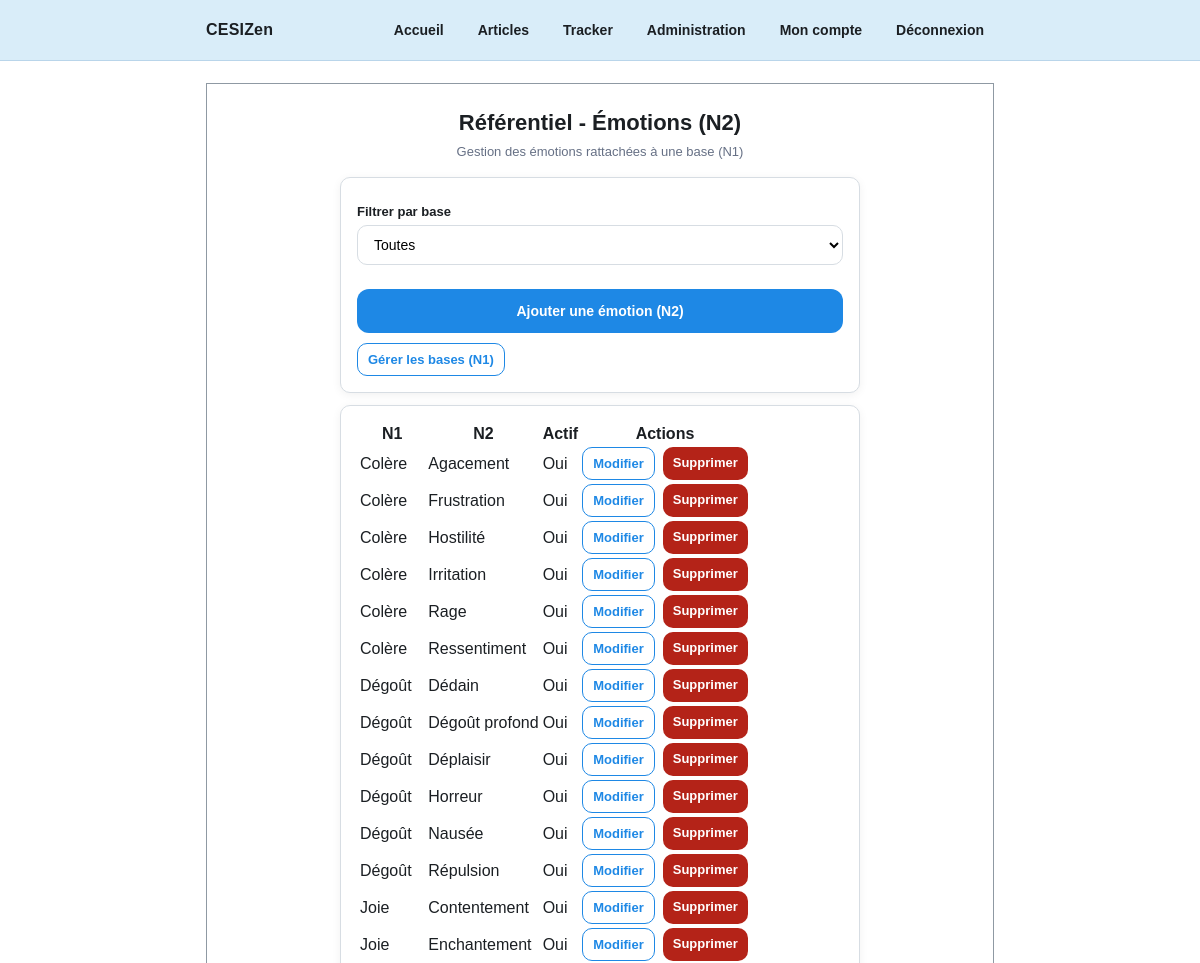
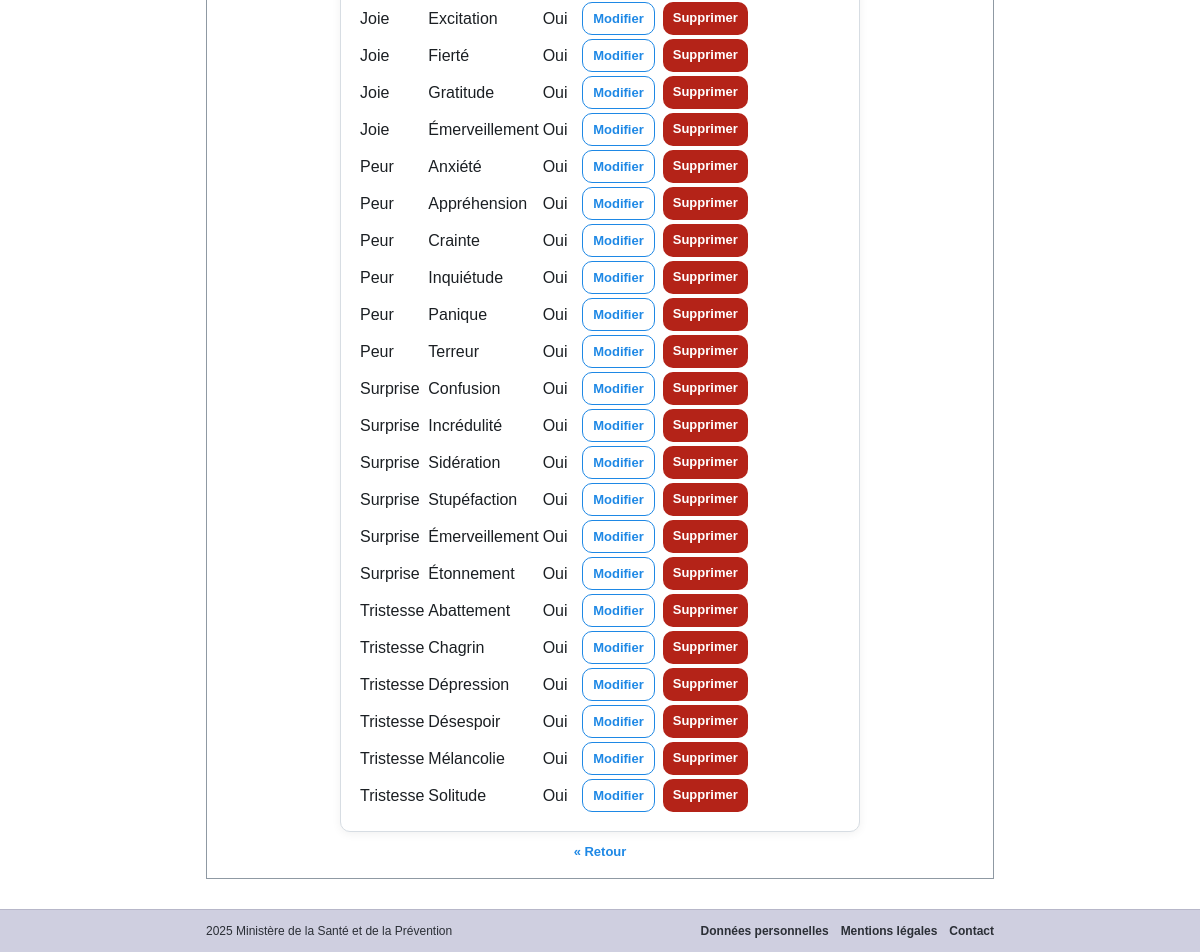
The page /tracker/ref/emotion/ (signed in) on the database its author committed (2 pictures, top to bottom).
### emotions/models.py (models this page shows, shortened)
class Emotion(models.Model):
    base = models.ForeignKey(EmotionBase, on_delete=models.CASCADE, related_name="emotions")
    libelle = models.CharField(max_length=60)
    actif = models.BooleanField(default=True)
    class Meta:
        unique_together = ("base", "libelle")

class EmotionBase(models.Model):
    libelle = models.CharField(max_length=60, unique=True)
    actif = models.BooleanField(default=True)

### emotions/views_admin.py (the view)
# urls.py: path("ref/emotion/", views_admin.emotion_list, name="emotion_list"),
@user_passes_test(is_admin)
def emotion_list(request):
    base_id = request.GET.get("base")
    qs = Emotion.objects.select_related("base").order_by("base__libelle", "libelle")
    if base_id:
        qs = qs.filter(base_id=base_id)
    bases = EmotionBase.objects.order_by("libelle")
    return render(request, "emotions/admin/emotion_list.html", {
        "emotions": qs,
        "bases": bases,
        "base_id": base_id,
    })

### accounts/context_processors.py (called while the page is built)
def admin_context(request):
    return {"is_admin_user": is_admin(request.user)}

### accounts/permissions.py (called while the page is built)
def is_admin(user):
    return user.is_authenticated and (user.is_staff or user.groups.filter(name="ADMIN").exists())

### templates/emotions/admin/emotion_list.html (shortened to what this page needs)
{% extends "base.html" %}
{% block content %}
  <div class="center">
    <h1>Référentiel - Émotions (N2)</h1>
    <p class="subtitle">Gestion des émotions rattachées à une base (N1)</p>
  </div>
  <div class="card">
    <div class="row">
      <div>
        <label>Filtrer par base</label>
        <form method="get">
          <select name="base" onchange="this.form.submit()">
            <option value="">Toutes</option>
          </select>
        </form>
      </div>
      <div style="display:flex;align-items:end;">
        <a class="btn btn-primary" href="{% url 'emotion_add' %}">Ajouter une émotion (N2)</a>
      </div>
    </div>
    <div style="margin-top:10px;">
      <a class="btn btn-secondary btn-sm" href="{% url 'base_list' %}">Gérer les bases (N1)</a>
    </div>
  </div>
  <div style="height:12px;"></div>
  <div class="card">
    {% if emotions %}
      <table>
        <thead>
          <tr>
            <th>N1</th>
            <th>N2</th>
            <th>Actif</th>
            <th>Actions</th>
          </tr>
        </thead>
        <tbody>
          {% for e in emotions %}
            <tr>
              <td>{{ e.base.libelle }}</td>
              <td>{{ e.libelle }}</td>
              <td>{{ e.actif|yesno:"Oui,Non" }}</td>
              <td style="display:flex;gap:8px;flex-wrap:wrap;">
                <a class="btn btn-secondary btn-sm" href="{% url 'emotion_edit' e.id %}">Modifier</a>
                <a class="btn btn-danger btn-sm" href="{% url 'emotion_delete' e.id %}">Supprimer</a>
              </td>
            </tr>
          {% endfor %}
        </tbody>
      </table>
    {% else %}
      <p class="subtitle">Aucune émotion N2.</p>
    {% endif %}
  </div>
  <div class="center">
    <a class="backlink" href="{% url 'tracker_list' %}">&laquo; Retour</a>
  </div>
{% endblock %}

### templates/base.html (style rules this page uses)
:root { --header-bg:#d9edf9; --footer-bg:#cfcfe0; --primary:#1e88e5; --primary-dark:#176fbe; --text:#1b1f23; --muted:#667085; --border:#d7dde3; --card:#ffffff; --page-bg:#ffffff; --shadow: 0 2px 10px rgba(0,0,0,.06); --radius: 10px; --maxw: 820px; }
* { box-sizing:border-box; }
body { margin:0; font-family: Arial, sans-serif; color:var(--text); background:var(--page-bg); min-height:100vh; display:flex; flex-direction:column; }
.center { text-align:center; }
h1 { margin:0 0 8px; font-size:22px; }
.subtitle { margin:0 0 18px; color:var(--muted); font-size:13px; }
.card { max-width:520px; margin:0 auto; background:var(--card); border:1px solid var(--border); border-radius:var(--radius); padding:16px; box-shadow:var(--shadow); }
form { margin:0; }
label { display:block; font-weight:700; margin:10px 0 6px; font-size:13px; }
input, select, textarea { width:100%; padding:10px 12px; border:1px solid var(--border); border-radius:10px; outline:none; font-size:14px; background:#fff; }
.row { display:grid; grid-template-columns: 1fr; gap:12px; }
.btn { display:inline-block; border:none; border-radius:12px; padding:14px 16px; font-weight:800; cursor:pointer; text-decoration:none; text-align:center; font-size:14px; }
.btn-primary { background:var(--primary); color:#fff; width:100%; margin-top:12px; }
.backlink { display:inline-block; margin-top:12px; font-size:13px; color:var(--primary); text-decoration:none; font-weight:700; }
.btn-sm { padding:8px 10px; border-radius:10px; font-size:13px; font-weight:800; width:auto; }
.btn-secondary { background:#fff; border:1px solid var(--primary); color:var(--primary); }
.btn-danger { background:#b42318; color:#fff; }

### rows shown on the page
Emotion: base.libelle "Colère", libelle "Agacement", actif "Oui"
Emotion: base.libelle "Colère", libelle "Frustration", actif "Oui"
Emotion: base.libelle "Colère", libelle "Hostilité", actif "Oui"
Emotion: base.libelle "Colère", libelle "Irritation", actif "Oui"
Emotion: base.libelle "Colère", libelle "Rage", actif "Oui"
Emotion: base.libelle "Colère", libelle "Ressentiment", actif "Oui"
Emotion: base.libelle "Dégoût", libelle "Dédain", actif "Oui"
Emotion: base.libelle "Dégoût", libelle "Dégoût profond", actif "Oui"
Emotion: base.libelle "Dégoût", libelle "Déplaisir", actif "Oui"
Emotion: base.libelle "Dégoût", libelle "Horreur", actif "Oui"
Emotion: base.libelle "Dégoût", libelle "Nausée", actif "Oui"
Emotion: base.libelle "Dégoût", libelle "Répulsion", actif "Oui"
Emotion: base.libelle "Joie", libelle "Contentement", actif "Oui"
Emotion: base.libelle "Joie", libelle "Enchantement", actif "Oui"
Emotion: base.libelle "Joie", libelle "Excitation", actif "Oui"
Emotion: base.libelle "Joie", libelle "Fierté", actif "Oui"
Emotion: base.libelle "Joie", libelle "Gratitude", actif "Oui"
Emotion: base.libelle "Joie", libelle "Émerveillement", actif "Oui"
Emotion: base.libelle "Peur", libelle "Anxiété", actif "Oui"
Emotion: base.libelle "Peur", libelle "Appréhension", actif "Oui"
Emotion: base.libelle "Peur", libelle "Crainte", actif "Oui"
Emotion: base.libelle "Peur", libelle "Inquiétude", actif "Oui"
Emotion: base.libelle "Peur", libelle "Panique", actif "Oui"
Emotion: base.libelle "Peur", libelle "Terreur", actif "Oui"
Emotion: base.libelle "Surprise", libelle "Confusion", actif "Oui"
Emotion: base.libelle "Surprise", libelle "Incrédulité", actif "Oui"
Emotion: base.libelle "Surprise", libelle "Sidération", actif "Oui"
Emotion: base.libelle "Surprise", libelle "Stupéfaction", actif "Oui"
Emotion: base.libelle "Surprise", libelle "Émerveillement", actif "Oui"
Emotion: base.libelle "Surprise", libelle "Étonnement", actif "Oui"
Emotion: base.libelle "Tristesse", libelle "Abattement", actif "Oui"
Emotion: base.libelle "Tristesse", libelle "Chagrin", actif "Oui"
Emotion: base.libelle "Tristesse", libelle "Dépression", actif "Oui"
Emotion: base.libelle "Tristesse", libelle "Désespoir", actif "Oui"
Emotion: base.libelle "Tristesse", libelle "Mélancolie", actif "Oui"
Emotion: base.libelle "Tristesse", libelle "Solitude", actif "Oui"
